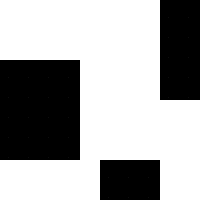

This game map was drawn from its Tiled (.tmx) file and the tilesets committed beside it. A one-line description and the trimmed map source follow:
An orthogonal 10x10 tile map with 20x20 px tiles, 1 tile layer (backgrond) and 3 objects.

<map version="1.0" orientation="orthogonal" renderorder="right-down" width="10" height="10" tilewidth="20" tileheight="20" nextobjectid="4">
 <tileset firstgid="1" name="black" tilewidth="20" tileheight="20">
  <image source="black.png" width="100" height="50" />
 </tileset>
 <layer name="backgrond" width="10" height="10">
  <data>[100 cells, 100 non-empty, 2 distinct tile ids]</data>
 </layer>
 <objectgroup name="block">
  <object id="1" x="160" y="0" width="40" height="100" />
  <object id="2" x="0" y="60" width="80" height="100" />
  <object id="3" x="100" y="160" width="60" height="40" />
 </objectgroup>
</map>
